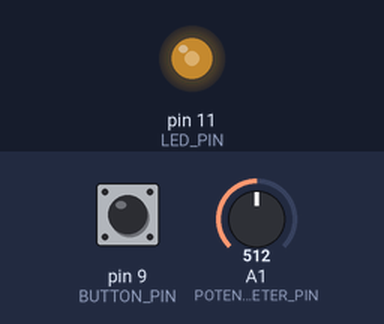
A sketch run on a simulated Arduino Uno, built with avr-gcc and run on an emulated ATmega328P. Shown: output pins drawn as LEDs (lit = HIGH). The test bench sets the inputs (shaded band); at power-on: A1 (POTENTIOMETER_PIN) = 512, pin 9 (BUTTON_PIN) HIGH.

Above: at 1.2 s.
1.3 s: A1 (POTENTIOMETER_PIN) set to 716
At 2.5 s:
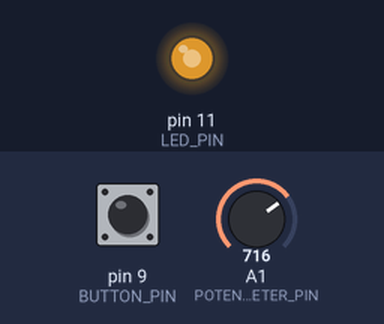
2.8 s: pin 9 (BUTTON_PIN) pulled LOW for 0.15 s
At 3.2 s:
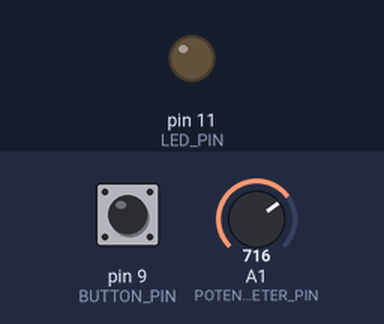
4.4 s: pin 9 (BUTTON_PIN) pulled LOW for 1 s
At 5.7 s:
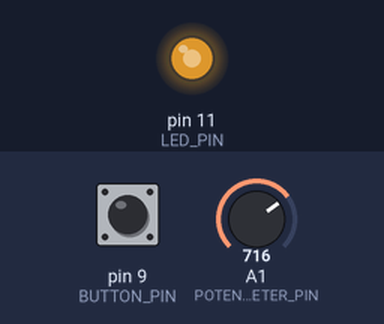
6.9 s: A1 (POTENTIOMETER_PIN) set to 900
At 8.0 s:
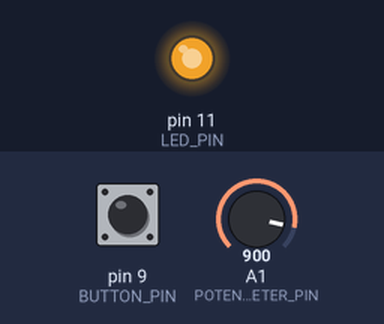
8.4 s: A1 (POTENTIOMETER_PIN) set to 122
At 9.2 s:
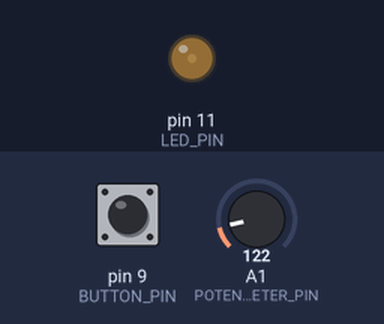
9.9 s: A1 (POTENTIOMETER_PIN) set to 0
At 10.3 s:
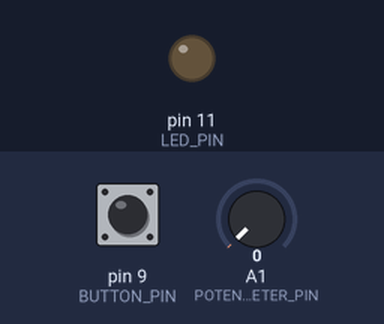
Timing chart, 0 to 12.4 s (numbered marks = the images above; inputs shaded):
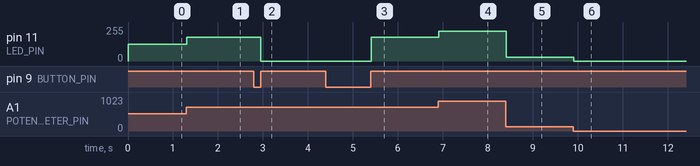

Measured:
- after the input at 1.3 s, pin 11 (LED_PIN): 127/255 → 178/255 at once
- after the input at 2.8 s, pin 11 (LED_PIN): 178/255 → 0/255 after 0.15 s
- after the input at 4.4 s, pin 11 (LED_PIN): 0/255 → 178/255 after 1.0 s
- after the input at 6.9 s, pin 11 (LED_PIN): 178/255 → 224/255 at once
- after the input at 8.4 s, pin 11 (LED_PIN): 224/255 → 30/255 at once
- after the input at 9.9 s, pin 11 (LED_PIN): 30/255 → 0/255 at once

The sketch:

app2.ino
```cpp
#define LED_PIN 11
#define BUTTON_PIN 9
#define POTENTIOMETER_PIN A1

// Read button’s state – with debounce
unsigned long debounceDuration = 50; // millis
unsigned long lastTimeButtonStateChanged = 0;
byte lastButtonState = HIGH;
bool LEDOn = true;

void setup()
{
  pinMode(LED_PIN, OUTPUT);
  pinMode(BUTTON_PIN, INPUT_PULLUP);
}
void loop()
{
  unsigned long timeNow = millis();
  if (timeNow - lastTimeButtonStateChanged > debounceDuration) {
    byte buttonState = digitalRead(BUTTON_PIN);
    if (buttonState != lastButtonState) {
      lastTimeButtonStateChanged = timeNow;
      lastButtonState = buttonState;
      if (buttonState == HIGH) { // button has been released
        LEDOn = ! LEDOn;
      }
    }
  }

  if (LEDOn) {
    int potentiometerValue = analogRead(POTENTIOMETER_PIN);
    int brightness = map(potentiometerValue, 0, 1023, 0, 255);
    analogWrite(LED_PIN, brightness);
  }
  else {
    digitalWrite(LED_PIN, LOW);
  }
}
```
